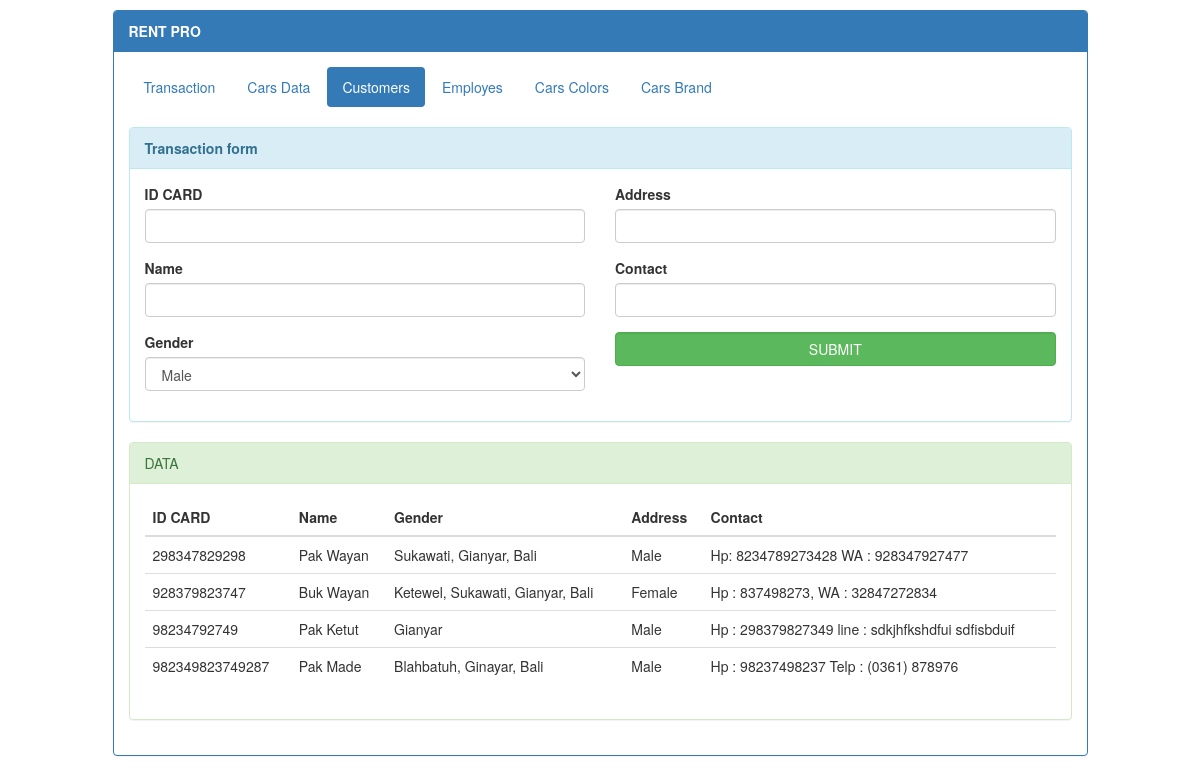
The page /pages/?page=costumer on the database as committed earlier.
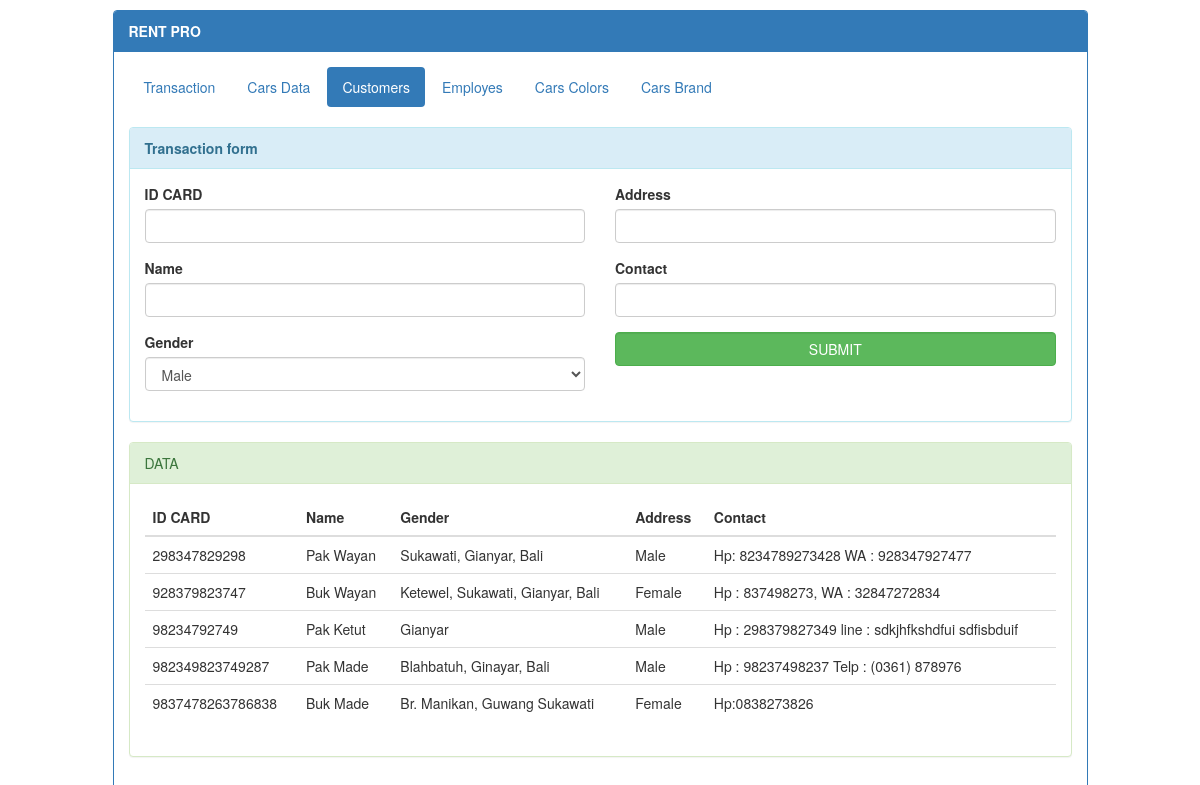
The same page on the database as committed later.
### tables this page shows
CREATE TABLE IF NOT EXISTS `tb_customers` (
  `IDCardNumber` varchar(30) NOT NULL,
  `Name` varchar(100) NOT NULL,
  `Address` varchar(140) NOT NULL,
  `Gender` enum('Male','Female') NOT NULL,
  `ContactInfo` varchar(120) NOT NULL,
  PRIMARY KEY (`IDCardNumber`)
);

### pages/connection.php (called while the page is built, shortened)
<?php
function connection(){
	$host = "localhost:3366";
	$user = "root";
	$pass = "";
	$dbName = "db_rent_car";
	return mysqli_connect($host, $user, $pass, $dbName);
}
function selectFrom($tbName, $columns = null, $where = null, $short = null, $limit = null){
	$con = connection();
	$sql = "SELECT ";
	if (is_array($columns)) {
		$sql .= $columns[0];
		for ($i=1; $i < count($columns) ; $i++) {
			$sql .= ", ".$columns[$i];
		}
	}else{
		$sql .= " * ";
	}
	$sql .= " FROM ".$tbName;
	if ($where !== null) $sql .= " WHERE ".$where;
	else $sql .= " WHERE 1 ";
	return mysqli_query($con, $sql);
}

### pages/costumer.php (the view, shortened to what this page needs)
<?= tab_menu($menu, "Customers", null) ?>
<div class="tab-content">
	<div class="tab-pane fade in active" id="costumer">
		<br>
		<div class="panel panel-info">
			<div class="panel-heading"><b>Transaction form</b> <em id="mode"></em></div>
			<div class="panel-body">
				<form action="<?=setLink('customers-process').appendLink('oldPage', $_GET['page']).appendLink('action','insert') ?>" method="post" class="row" id="form-data" >
					<div class="col-md-6">
						<div class="form-group">
							<label for="id">ID CARD</label>
							<input type="text" name="id" id="id" class="form-control" placeholder="">
						</div>
						<div class="form-group">
							<label for="name">Name</label>
							<input type="text" name="name" id="name" class="form-control" placeholder="">
						</div>
						<div class="form-group">
							<label for="gender">Gender</label>
							<select name="gender" id="gender" class="form-control" placeholder="">
								<option>Male</option>
							</select>
						</div>
					</div>
					<div class="col-md-6">
						<div class="form-group">
							<label for="almt">Address</label>
							<input type="text" name="almt" id="almt" class="form-control" placeholder="">
						</div>
						<div class="form-group">
							<label for="cp">Contact</label>
							<input type="text" name="cp" id="cp" class="form-control" placeholder="">
						</div>
						<div class="form-group">
							<button type="submit" class="btn btn-success form-control">SUBMIT</button>
						</div>
					</div>
				</form>
			</div>
		</div>
		<div class="panel panel-success">
			<div class="panel-heading">DATA</div>
			<div class="panel-body">
			<div class="row">
				<div class="col-md-12">
					<?php
						$Costumer = selectFrom("tb_customers");
					?>
					<table class="table data-table">
									<thead>
										<tr>
											<th>ID CARD</th>
											<th>Name</th>
											<th>Gender</th>
											<th>Address</th>
											<th>Contact</th>
										</tr>
									</thead>
									<tbody>
										<?php
										while ($row = mysqli_fetch_object($Costumer)){
											echo "
										<tr>
											<td>".$row->IDCardNumber."</td>
											<td>".$row->Name."</td>
											<td>".$row->Address."</td>
											<td>".$row->Gender."</td>
											<td>".$row->ContactInfo."</td>
										</tr>";
										}
										?>
									</tbody>
								</table>
				</div>
			</div>
			</div>
		</div>
	</div>
</div>

### pages/componen.php (shortened to what this page needs)
<?php
function tab_menu($menu = array(), $active, $tab = null){
	echo "<ul class=\"nav nav-pills\">";
	foreach ($menu as $key => $value) {
		$xtab = "";
		$actived = "";
		if ($key == $active || $value == $active) {
			$actived = "active";
			$xtab = "data-toggle=\"tab\"";
		}
		echo "<li class=\"$actived\"><a href=\"$value\" $xtab>$key</a></li>";
	 }
	 echo "</ul>";
}
function headerProperty($description = null, $author = null, $link = null){
	echo "
	<meta charset=\"utf-8\">
    <meta http-equiv=\"X-UA-Compatible\" content=\"IE=edge\">
    <meta name=\"viewport\" content=\"width=device-width, initial-scale=1\">
    <meta name=\"description\" content=\"$description\">
    <meta name=\"author\" content=\"$author\">
    <link href=\"../vendor/bootstrap/css/bootstrap.min.css\" rel=\"stylesheet\">
    <link href=\"../vendor/font-awesome/css/font-awesome.min.css\" rel=\"stylesheet\" type=\"text/css\">
    ";
    if(is_array($link))
    	foreach ($link as $key => $value) {
    		if(!is_int($key)){
	    		$type = "text/css";
	    		$rel = "stylesheet";
	    		echo "<link href=\"$key\" rel=\"$rel\" type=\"$type\" />";
    		}
    	}
}
function setLink($file){
	return "../pages/?page=".$file;
}
function appendLink($query, $value){
	return "&".$query."=".$value;
}

Rows that differ between the two databases and show on the page:
added tb_customers: IDCardNumber "9837478263786838", Name "Buk Made", Address "Br. Manikan, Guwang Sukawati", Gender "Female", ContactInfo "Hp:0838273826"
